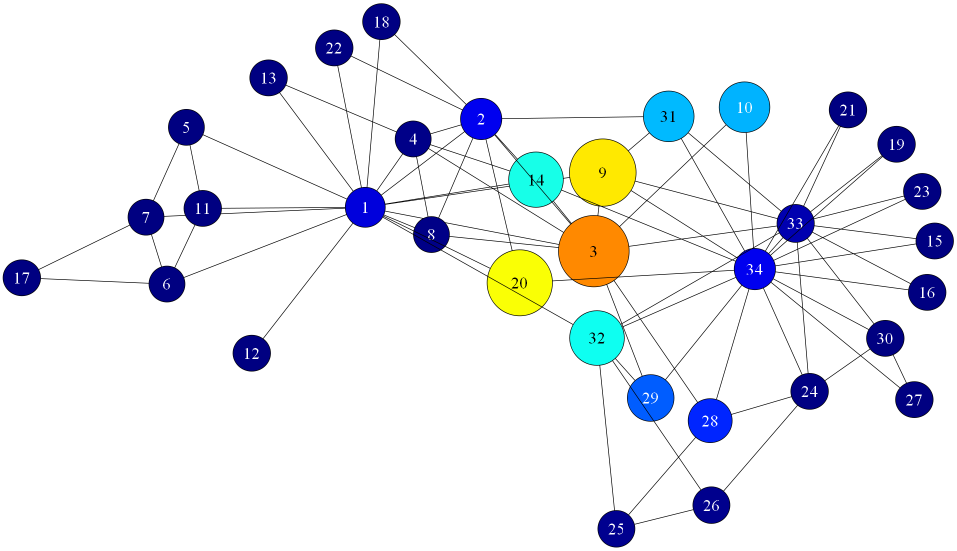
%> input picture walk (pluto).png, 1913 x 1101 px (shown at 1/2 size)
$ octave --eval "result = cnsslis9smallworldness2(imread('walk (pluto).png'));"   (GNU Octave 9; MATLAB toolbox functions it lacks are replaced by stand-ins)
%> lines starting %> are read from the running program, lines starting %| are printed output that depends on the picture
% cnsslis9smallworldness computes small-world-ness of a graph generated
% from img (resized to 1/3) similar to a graph generated by cnsslis9 in its
% first phase
% Use: [S_ws,C_ws,L_ws,S_trans,C_trans,L_trans] = cnsslis9smallworldness(img, fw, k, disttype)
% Output:
% S_ws - Cws
% S_trans - transitivity C (no. of triangles)
% C and L are the mean clustering coefficient C and mean shortest path length L of A.
function [S,C,E,Crand_mean,Erand_mean] = cnsslis9smallworldness2(img, fw, k, disttype)
if (nargin < 4) || isempty(disttype)
    disttype = 'euclidean'; % distância euclidiana não normalizada
end
if (nargin < 3) || isempty(k)
    k = 10; % quantidade de vizinhos mais próximos
end
if (nargin < 2) || isempty(fw)
    fw = ones(1,9);
    %fw = [1 1 0.5 0.5 0.5 0.5 0.5 0.5 0.5];
end
% tratamento da entrada
k = uint16(k);

rs_img = imresize(img,1/3,'bicubic');
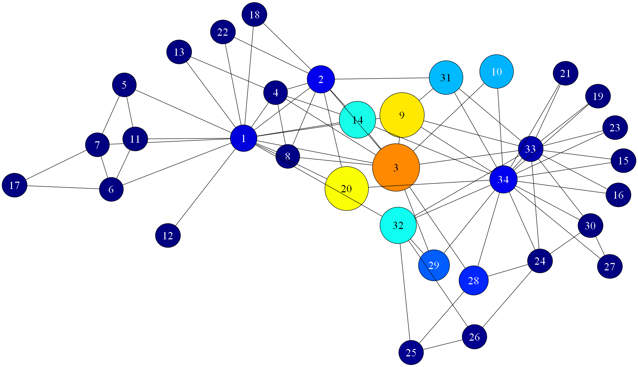
%> rs_img: size 367x638x3 uint8; mean R, G, B 233.1, 235.8, 240.2
[qtnode,X] = getFeatures(rs_img,fw);

clear rs_img;

% já estamos normalizando de qualquer forma
if strcmp(disttype,'seuclidean')==1
    disttype='euclidean';
end

% encontrando k-vizinhos mais próximos
KNN = knnsearch(X,X,'K',k+1,'NSMethod','kdtree','Distance',disttype);
KNN = uint32(KNN);
clear X;
KNN = KNN(:,2:end); % eliminando o elemento como vizinho de si mesmo

A = zeros(qtnode,qtnode,'single');
for i=1:qtnode
    A(i,KNN(i,:))=1;
end

clear KNN;

% analysis parameters
%Num_ER_repeats = 100;  % to estimate C and L numerically for E-R random graph
%Num_S_repeats = 1000; % to get P-value for S; min P = 0.001 for 1000 samples
Num_ER_repeats = 20;

FLAG_Cws = 1;
FLAG_Ctransitive = 2;

% get its basic properties
n = size(A,1);  % number of nodes
%k = sum(A);  % degree distribution of undirected network % that would be to undirect graphs (F.B.)
%m = sum(k)/2; % that would be to undirect graphs (F.B.)
m = n*k; % I've changed to sum(k) for directed graphs (F.B.)
%K = mean(k); % mean degree of network % I don't need this (F.B.)

[Erand,Crand] = fb_NullModel_L_C(n,m,Num_ER_repeats,FLAG_Ctransitive);

% Note: if using a different random graph null model, e.g. the
% configuration model, then use this form

% compute small-world-ness using mean value over Monte-Carlo realisations

% NB: some path lengths in L will be INF if the ER network was not fully
% connected: we disregard these here as the dolphin network is fully
% connected.
%Lrand_mean = mean(Lrand(Lrand < inf));

%[S_ws,C_ws,E_ws] = fb_small_world_ness2(A,mean(Erand),mean(Crand),FLAG_Cws);  % Using WS clustering coefficient
Erand_mean = mean(Erand);
Crand_mean = mean(Crand);
[S,C,E] = fb_small_world_ness2(A,Erand_mean,Crand_mean,FLAG_Ctransitive);  %  Using transitive clustering coefficient

end

function [qtnode,X] = getFeatures(img,fw)
%> called with fw = [1 1 1 1 1 1 1 1 1]
% Dimensões da imagem
dim = size(img);
%> dim = [367 638 3]
qtnode = dim(1)*dim(2);
%> qtnode = 234146
X = zeros(qtnode,9);
% primeiro e segundo elementos são linha e coluna normalizadas no intervalo 0:1
X(:,1:2) = [repmat(((1:dim(1))/dim(1))',dim(2),1), reshape(repmat((1:dim(1))/dim(1),dim(2),1),dim(1)*dim(2),1)];
% depois vem os 3 elementos RGB normalizados em 0:1
imgvec = double(squeeze(reshape(img,dim(1)*dim(2),1,3)))/255;
X(:,3:5) = imgvec;
% depois vem os 3 elementos HSV
imghsv = rgb2hsv(double(img)/255);
%> imghsv: size 367x638x3 double; mean H, S, V 0.0546, 0.0911, 0.963
X(:,6) = squeeze(reshape(imghsv(:,:,3),dim(1)*dim(2),1,1));
% em seguida ExR, ExG, e ExB
exr = 2.*double(img(:,:,1)) - double(img(:,:,2)) - double(img(:,:,3));
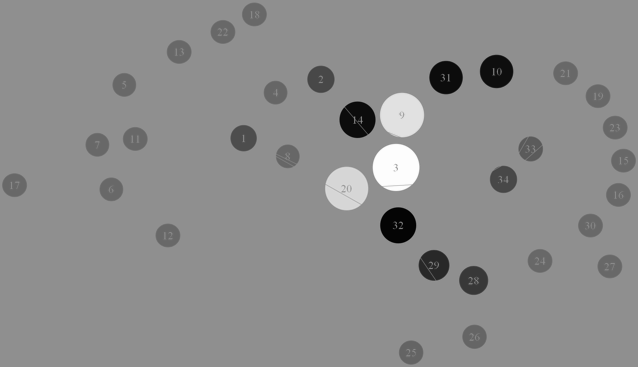
%> exr: size 367x638 double; min -483, max 377, mean -9.9; drawn with min black and max white
exg = 2.*double(img(:,:,2)) - double(img(:,:,1)) - double(img(:,:,3));
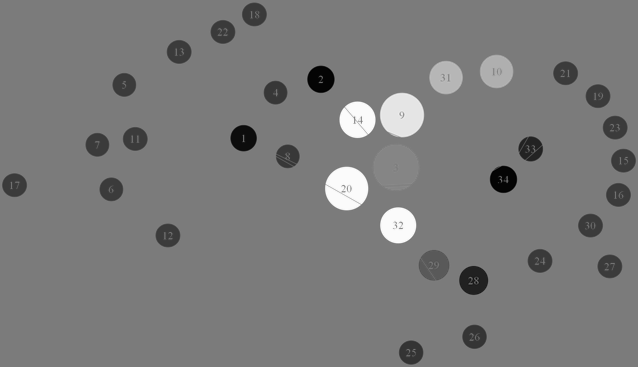
%> exg: size 367x638 double; min -248, max 263, mean -1.7; drawn with min black and max white
exb = 2.*double(img(:,:,3)) - double(img(:,:,1)) - double(img(:,:,2));
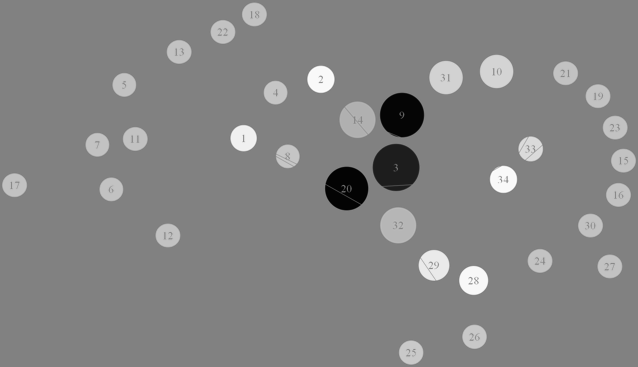
%> exb: size 367x638 double; min -510, max 498, mean 11.6; drawn with min black and max white
imgex = cat(3, exr, exg, exb);
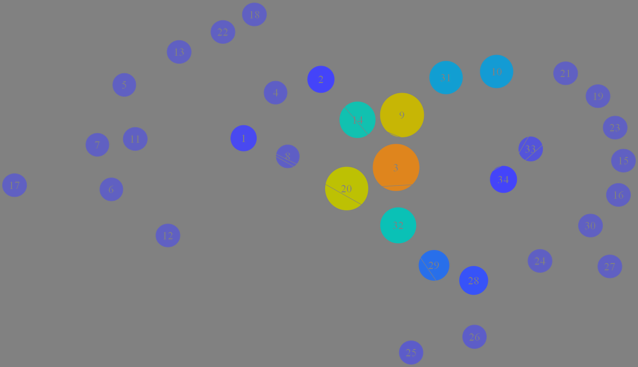
%> imgex: size 367x638x3 double; mean R, G, B -9.9, -1.7, 11.6; drawn with min black and max white
clear exr exg exb;
X(:,7:9) = squeeze(reshape(imgex,dim(1)*dim(2),1,3));
X = zscore(X) .* repmat(fw,qtnode,1);
end
%> (the run ends here)
